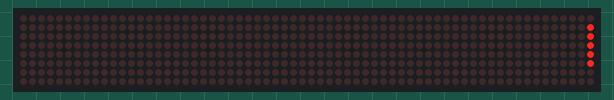
Simulated run of this sketch. Board: Arduino Uno, built with avr-gcc and run on an emulated ATmega328P. Parts: 64×8 LED matrix.

Above: at 0.01 s.
At 2.51 s:
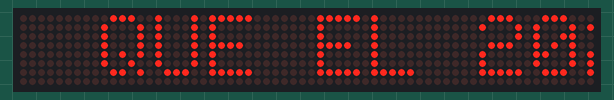
At 5.0 s:
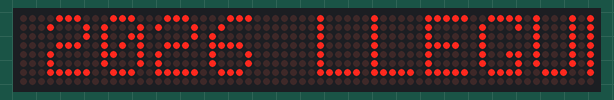
At 10.0 s:
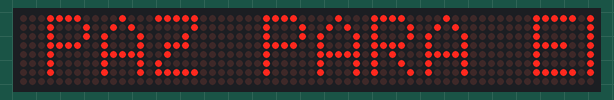
At 19.84 s:
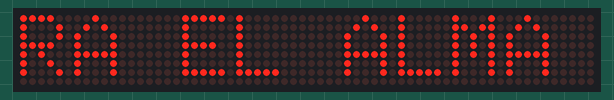
At 39.8 s:
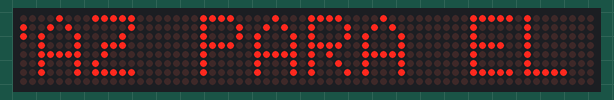

The sketch:

Matriz_LED_8x32.ino
```cpp
#include <SPI.h>
#include <Adafruit_GFX.h>
#include <Max72xxPanel.h>
const int pinCS = 10;
const int numberOfHorizontalDisplays = 8;
const int numberOfVerticalDisplays = 1;
Max72xxPanel matrix = Max72xxPanel(pinCS, numberOfHorizontalDisplays, numberOfVerticalDisplays);
const int wait = 35;
const int spacer = 1;
const int width = 5 + spacer;
void setup(){
   Serial.begin(9600);
   matrix.setIntensity(8);
   matrix.setPosition(0, 0, 0);
   matrix.setPosition(1, 1, 0);
   matrix.setPosition(2, 2, 0);
   matrix.setPosition(3, 3, 0);
   matrix.setPosition(4, 4, 0);
   matrix.setPosition(5, 5, 0);
   matrix.setPosition(6, 6, 0);
   matrix.setPosition(7, 7, 0);
   matrix.setPosition(8, 8, 0);
   matrix.setRotation(0, 1);
   matrix.setRotation(1, 1);
   matrix.setRotation(2, 1);
   matrix.setRotation(3, 1);
   matrix.setRotation(4, 1);
   matrix.setRotation(5, 1);
   matrix.setRotation(6, 1);
   matrix.setRotation(7, 1);
   matrix.setRotation(8, 1);
}
void loop(){
   String cadena = "QUE EL 2026 LLEGUE CON PAZ PARA EL CORAZON, ALEGRIA PARA EL ALMA Y EXITOS PARA LA VIDA";
   long int time = millis();
   while(Serial.available()){
      cadena += char(Serial.read());
   }
   for(int i = 0; i < width * cadena.length() + matrix.width() - 1 - spacer; i++){
      matrix.fillScreen(LOW);
      int letter = i / width;
      int x = (matrix.width() - 1) - i % width;
      int y = (matrix.height() - 8) / 2;
      while(x + width - spacer >= 0 && letter >= 0){
         if(letter < cadena.length()){
             matrix.drawChar(x, y, cadena[letter], HIGH, LOW, 1);
         }
         letter--;
         x -= width;
      }
      matrix.write();
      delay(wait);
   }
}
```
